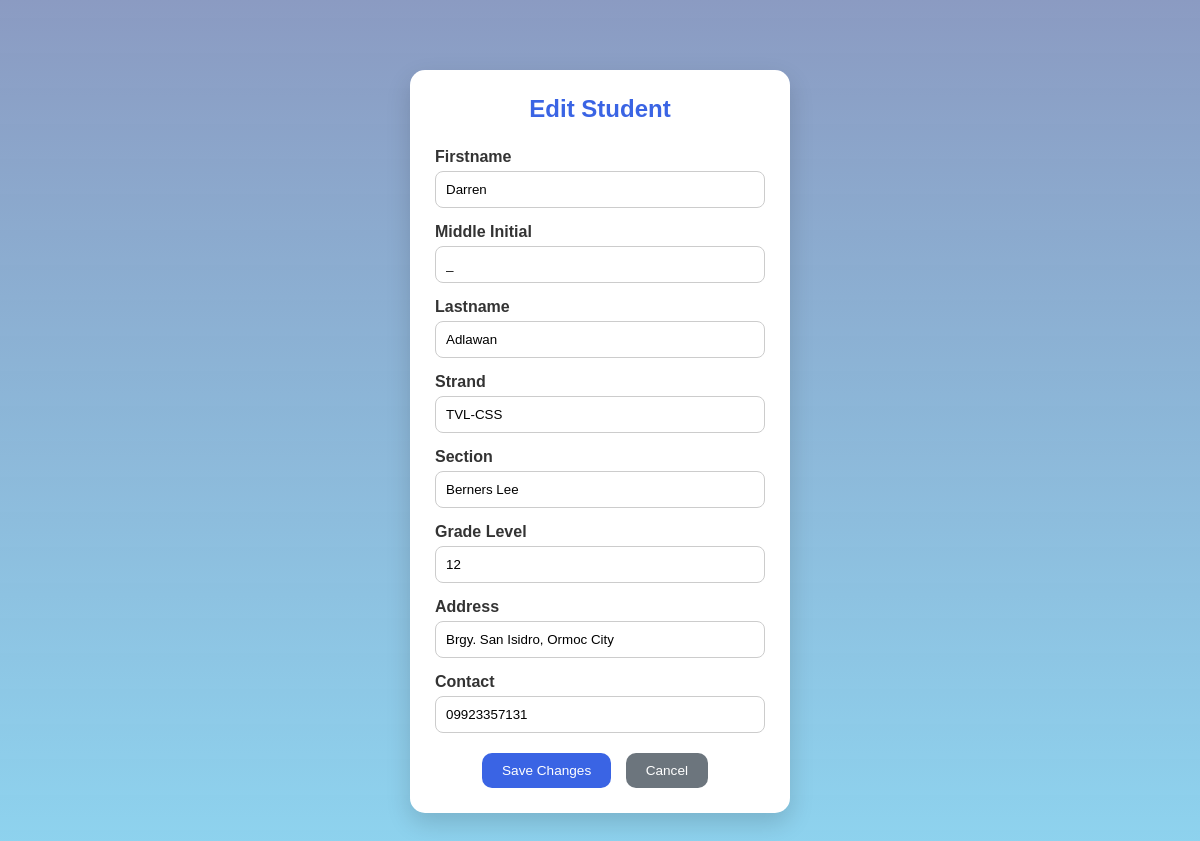
Screenshot of /editinfo.php?id=1 with the database file from the repository.
### tables this page shows
CREATE TABLE `masterlist` (
  `id` int(5) NOT NULL,
  `lrn` bigint(20) UNSIGNED NOT NULL,
  `firstname` varchar(50) NOT NULL,
  `lastname` varchar(50) NOT NULL,
  `mi` varchar(3) NOT NULL,
  `gender` varchar(15) NOT NULL,
  `bdate` varchar(50) NOT NULL,
  `strand` varchar(50) NOT NULL,
  `section` varchar(50) NOT NULL,
  `gradelvl` int(5) NOT NULL,
  `address` varchar(100) NOT NULL,
  `contact` varchar(50) NOT NULL,
  `generated_code` varchar(255) NOT NULL
);

### editinfo.php (the view, shortened to what this page needs)
<?php
require "config.php";
$id = isset($_GET['id']) ? intval($_GET['id']) : 0;
$q = mysqli_query($conn, "SELECT * FROM masterlist WHERE id='$id'");
$row = mysqli_fetch_assoc($q);
?>
<!DOCTYPE html>
<html lang="en">
<head>
<link rel="stylesheet" href="css/main.css">
<link rel="stylesheet" href="css/editinfo.css">
</head>
<body>
<div class="card">
    <h2>Edit Student</h2>
    <form method="POST">
        <div class="form-group">
            <label>Firstname</label>
            <input type="text" name="firstname" value="<?= htmlspecialchars($row['firstname']) ?>" required>
        </div>
        <div class="form-group">
            <label>Middle Initial</label>
            <input type="text" maxlength="1" name="mi" value="<?= htmlspecialchars($row['mi']) ?>" required>
        </div>
        <div class="form-group">
            <label>Lastname</label>
            <input type="text" name="lastname" value="<?= htmlspecialchars($row['lastname']) ?>" required>
        </div>
        <div class="form-group">
            <label>Strand</label>
            <input type="text" name="strand" value="<?= htmlspecialchars($row['strand']) ?>" required>
        </div>
        <div class="form-group">
            <label>Section</label>
            <input type="text" name="section" value="<?= htmlspecialchars($row['section']) ?>" required>
        </div>
        <div class="form-group">
            <label>Grade Level</label>
            <input type="text" name="gradelvl" value="<?= htmlspecialchars($row['gradelvl']) ?>" required>
        </div>
        <div class="form-group">
            <label>Address</label>
            <input type="text" name="address" value="<?= htmlspecialchars($row['address']) ?>" required>
        </div>
        <div class="form-group">
            <label>Contact</label>
            <input type="text" name="contact" value="<?= htmlspecialchars($row['contact']) ?>" required>
        </div>
        <div style="text-align:center; margin-top:20px;">
            <button type="submit" class="btn">Save Changes</button>
            <a href="addinfo.php?id=<?= $id ?>" class="btn btn-cancel">Cancel</a>
        </div>
    </form>
</div>
</body>
</html>

### css/main.css (style rules this page uses)
* { margin: 0; padding: 0; box-sizing: border-box; font-family: Arial, Helvetica, sans-serif; }
body::before { content: ""; position: fixed; inset: 0; background: linear-gradient( rgba(11, 42, 120, 0.45), rgba(58, 186, 228, 0.55) ); z-index: -1; }
.btn { background: #3A64E4; color: white; padding: 10px 18px; border-radius: 100px; text-decoration: none; font-size: 0.85em; border: none; cursor: pointer; }
.card { background: white; color: #333; padding: 40px; border-radius: 20px; width: 380px; margin: auto; box-shadow: 0 20px 40px rgba(0,0,0,0.3); }

### css/editinfo.css (style rules this page uses)
body { font-family: Arial, sans-serif; background: #f4f7ff; padding: 20px; }
.card { max-width: 500px; margin: 50px auto; background: #fff; padding: 25px; border-radius: 15px; box-shadow: 0 10px 25px rgba(0,0,0,0.15); }
.card h2 { color: #3a64e4; text-align: center; margin-bottom: 25px; }
.form-group { margin-bottom: 15px; }
.form-group label { display: block; margin-bottom: 5px; font-weight: bold; }
.form-group input { width: 100%; padding: 10px; border-radius: 8px; border: 1px solid #ccc; }
.btn { display: inline-block; padding: 10px 20px; border-radius: 10px; text-decoration: none; border: none; color: #fff; background: #3a64e4; cursor: pointer; transition: 0.3s; margin-right: 10px; }
.btn-cancel { background: #6c757d; }

### rows the page displays
masterlist: firstname "Darren", mi "_", lastname "Adlawan", strand "TVL-CSS", section "Berners Lee", gradelvl "12", address "Brgy. San Isidro, Ormoc City", contact "09923357131"
